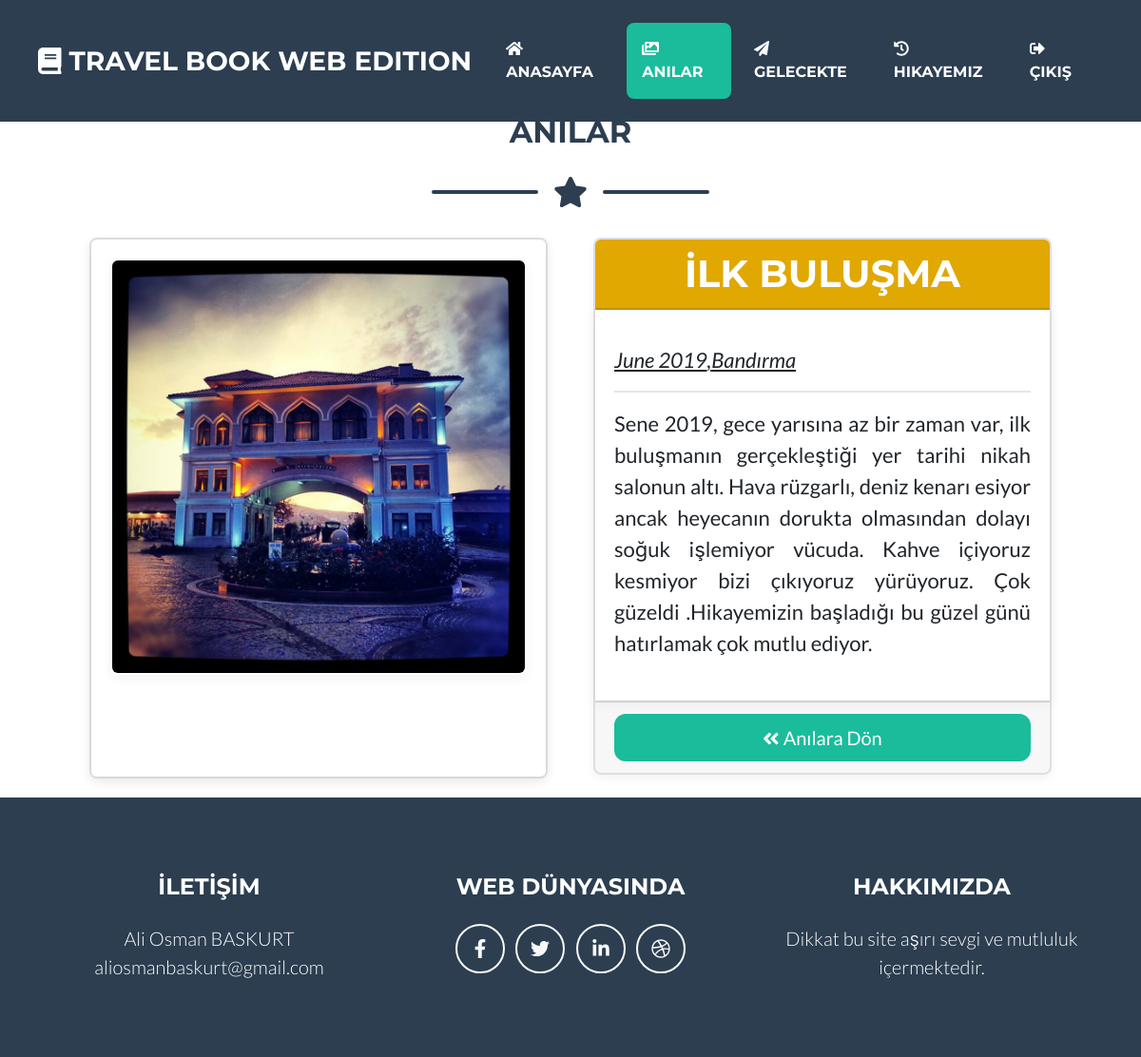
The app's page /memories/bandirma/5 with its own data.
### memories/models.py (models this page shows, shortened)
class Memory(models.Model):
    name  = models.CharField(max_length=200, unique=True, verbose_name="Hikayenin Adı")
    category = models.ForeignKey(Category,null=True, on_delete=models.DO_NOTHING)
    tags= models.ManyToManyField (Tag, blank=True, null=True)
    description = models.TextField(blank=True, null=True, verbose_name="Hikaye İçeriği")
    image = models.ImageField(upload_to="memories/%Y/%m/%d/", default="memories/default.jpg")
    date = models.DateTimeField(auto_now=False, verbose_name="Hikaye Tarihi")
    available= models.BooleanField(default=True, verbose_name="Hikaye Aktif Mi?")
    def year_published(self):
        return self.date.strftime('%B %Y')

class Category(models.Model):
    name=models.CharField(max_length=50, null=True)
    slug =models.SlugField(max_length=50 ,unique=True, null=True)
    def __str__ (self):
        return self.name

### memories/views.py (the view)
# urls.py: path('<slug:category_slug>/<int:memo_id>', MemoriesDetailView.as_view(), name="memory_detail"),
class MemoriesDetailView(ListView):
    model = Memory
    template_name = 'detail.html'
    context_object_name='memo'
    def get_queryset (self,*args, **kwargs):
        return Memory.objects.get(category__slug=self.kwargs['category_slug'], id=self.kwargs['memo_id'])

### templates/detail.html (shortened to what this page needs)
{% extends 'partials/_base.html' %} {% load static %} {% block content %}
<br>
<br>
<br>
<br>
<br>
<h2 class="page-section-heading text-center text-uppercase text-secondary mb-0">Anılar</h2>
    <div class="divider-custom">
        <div class="divider-custom-line"></div>
            <div class="divider-custom-icon">
                <i class="fas fa-star"></i>
            </div>
        <div class="divider-custom-line"></div>
    </div>
<div class="container" style=" max-width:1060px; font-size: 22px;">
    <div class="card-deck mb-3 text-center">
            <div class="card mb-1 box-shadow">
            <div class="card-body box-shadow">
            <img class="img-fluid rounded border border-white box-shadow" src="{{ memo.image.url}}">
             </div>
    </div>
    <div class="card mb-2 box-shadow">
        <div class="card-header" style="background-color:#E0A800; color:#fff; ">
            <h1 class="my-0 card-title pricing-card-title text-uppercase">{{memo.name}}</h1>
            </div>
                <div class="card-body box-shadow text-justify">
                    <ul class="list-unstyled mt-3 mb-4">
                    <li class="font-italic">
                    <u>{{ memo.year_published }},{{ memo.category}}</u>
                    </li>
                    <hr>
                    <li>{{ memo.description }}</li>
                    </ul>
                </div>
                <div class="card-footer">
                <a class="btn btn-primary btn-lg btn-block" href="{% url 'memories' %}"><i class="fas fa-angle-double-left"></i>  Anılara Dön</a>
                </div>
        </div>
    </div>
</div>
{% endblock %}

### templates/detail.html (style rules this page uses)
.card-deck .card { min-width: 220px; }
.box-shadow { box-shadow: 0 .25rem .75rem rgba(0, 0, 0, .05); }

### records on screen
Memory: image (picture), name "İLK BULUŞMA", year_published "June 2019", category "Bandırma", description "Sene 2019, gece yarısına az bir zaman var, ilk buluşmanın gerçekleştiği yer tarihi nikah salonun altı. Hava rüzgarlı, deniz kenarı esiyor ancak heyecanın dorukta olmasından dolayı soğuk işlemiyor vücuda. Kahve içiyoruz kesmiyor bizi çıkıyoruz yürüyoruz. Çok güzeldi .Hikayemizin başladığı bu güzel günü hatırlamak çok mutlu ediyor."
